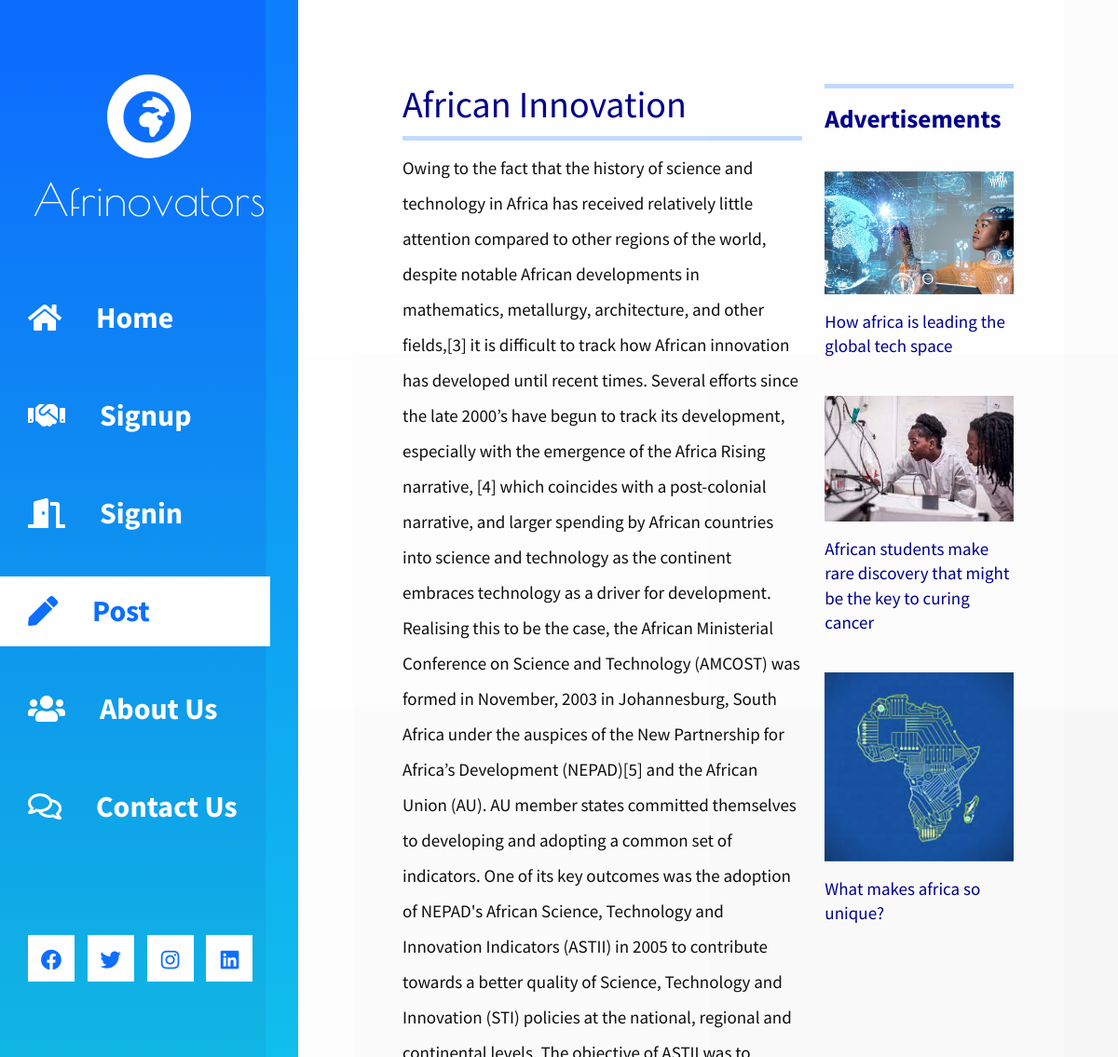
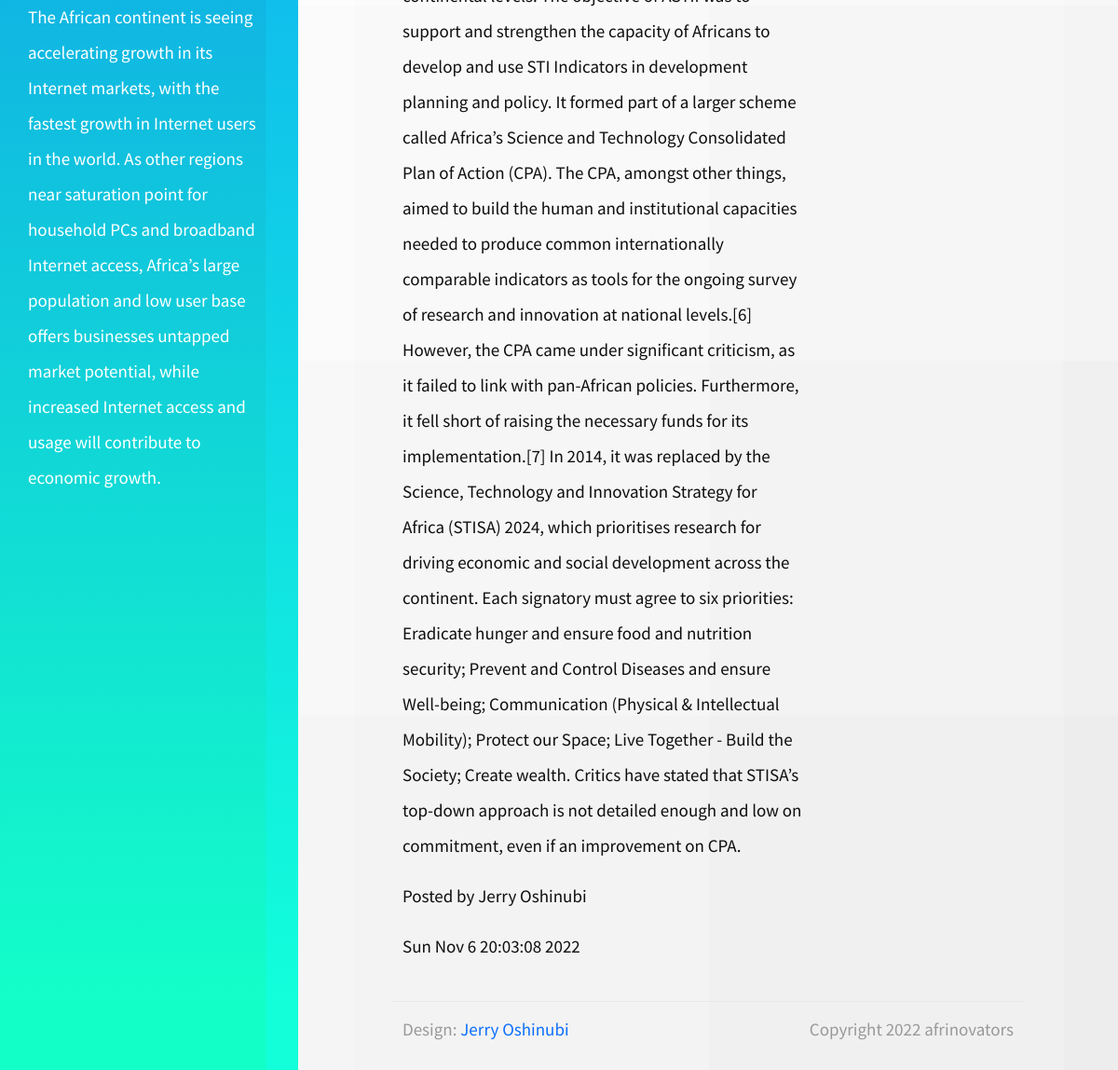
The app's page /article/1 with its own data (2 pictures, top to bottom).
### afrinovators/models.py (models this page shows, shortened)
class Posts(db.Model, UserMixin):
    __tablename__ = "posts"
    id = db.Column(db.Integer, primary_key=True)
    post_title = db.Column(db.String(80), nullable=False)
    post_content = db.Column(db.String, nullable=False)
    created_on = db.Column(db.DateTime, default=datetime.now())
    user_id = db.Column(db.Integer, db.ForeignKey("users.id"), unique=False, nullable=False)
    author = db.Column(db.String, nullable=False)
    created_by = db.relationship("Users", back_populates="articles_by")

class Users(db.Model, UserMixin):
    __tablename__ = 'users'
    id = db.Column(db.Integer(), primary_key=True)
    username = db.Column(db.String(length=30), nullable=False, unique=True)
    email_address = db.Column(db.String(length=30), nullable=False, unique=True)
    firstname = db.Column(db.String(length=30), nullable=False)
    lastname = db.Column(db.String(length=30), nullable=False)
    password_hash = db.Column(db.String(length=60), nullable=False, unique=True)
    articles_by = db.relationship("Posts", back_populates="created_by", lazy="dynamic")
    @property
    def password(self):
        return self.password

### afrinovators/routes.py (the view)
@app.route('/article/<int:article_id>')
def article_page(article_id):
    article = Posts.query.filter_by(id=article_id).first()
    user = Users.query.filter_by(id=article.user_id).first()
    return render_template('article.html', article=article, user=user)

### afrinovators/templates/article.html (shortened to what this page needs)
{% extends 'base.html' %}
{% block post_active %}
    active
{% endblock %}
{% block content %}
            <div class="row edit-row">
                <div class="col-lg-8 edit-post-col">
                    <div class="edit-post-full">
                        <div class="mb-4">
                            <h1 class="pt-2 edit-color-primary font-weight-bold">{{ article.post_title }}</h1>
                            <hr class="edit-hr-primary">
                            <p>
                                {{ article.post_content }}
                            </p>
                            <p> Posted by {{ user.firstname }} {{ user.lastname }} </p>
                            <p class="edit-mb-40 text-right">{{ article.created_on.strftime("%c") }} </p>
                        </div>
                    </div>
                </div>
                <aside class="col-lg-4 edit-aside-col">
                    <div class="edit-post-sidebar">
                        <hr class="mb-3 edit-hr-primary">
                        <h2 class="edit-mb-40 edit-post-title edit-color-primary">Advertisements</h2>
                        <a href="#" class="d-block edit-mb-40">
                            <figure>
                                <img src="../static/img/tech.jpg" alt="Image" class="mb-3 img-fluid">
                                <figcaption class="edit-color-primary">How africa is leading the global tech space</figcaption>
                            </figure>
                        </a>
                        <a href="#" class="d-block edit-mb-40">
                            <figure>
                                <img src="../static/img/students.jpeg" alt="Image" class="mb-3 img-fluid">
                                <figcaption class="edit-color-primary">African students make rare discovery that might be the key to curing cancer</figcaption>
                            </figure>
                        </a>
                        <a href="#" class="d-block edit-mb-40">
                            <figure>
                                <img src="../static/img/africa.jpeg" alt="Image" class="mb-3 img-fluid">
                                <figcaption class="edit-color-primary">What makes africa so unique?</figcaption>
                            </figure>
                        </a>
                    </div>
                </aside>
            </div>
{% endblock %}

### afrinovators/static/css/style.css (style rules this page uses)
html { overflow-x: hidden; }
body { margin: 0; padding: 0; font-family: 'Source Sans Pro', sans-serif; font-size: 19px; line-height: 2em; overflow-x: hidden; }
p, span { color: #0e0e0e; }
hr { border-top-color: #CCC; margin-top: 10px; margin-bottom: 10px; }
.edit-row { max-width: 980px; justify-content: space-between; }
.edit-post-title { font-size: 1.7rem; font-weight: bold; transition: all 0.3s ease; }
hr.edit-hr-primary { border-top: 5px solid #0D6EFD; }
figure { margin: 0; }
figcaption { line-height: 1.4; }
.edit-post-full { max-width: 600px; }
.edit-post-sidebar { max-width: 280px; margin-left: auto; margin-right: 0; }
.edit-mb-40 { margin-bottom: 40px; }
.edit-color-primary, span.edit-color-primary { color: darkblue; }
a { text-decoration: none; }

### records on screen
Posts: post_title "African Innovation", post_content "Owing to the fact that the history of science and technology in Africa has received relatively little attention compared to other regions of the world, despite notable African developments in mathematics, metallurgy, architecture, and other fields,[3] it is difficult to track how African innovation has developed until recent times. Several efforts since the late 2000’s have begun to track its development, especially with the emergence of the Africa Rising narrative, [4] which coincides with a post-colonial narrative, and larger spending by African countries into science and technology as the continent embraces technology as a driver for development. Realising this to be the case, the…", created_on "Sun Nov 6 20:03:08 2022"
Users: firstname "Jerry", lastname "Oshinubi"
